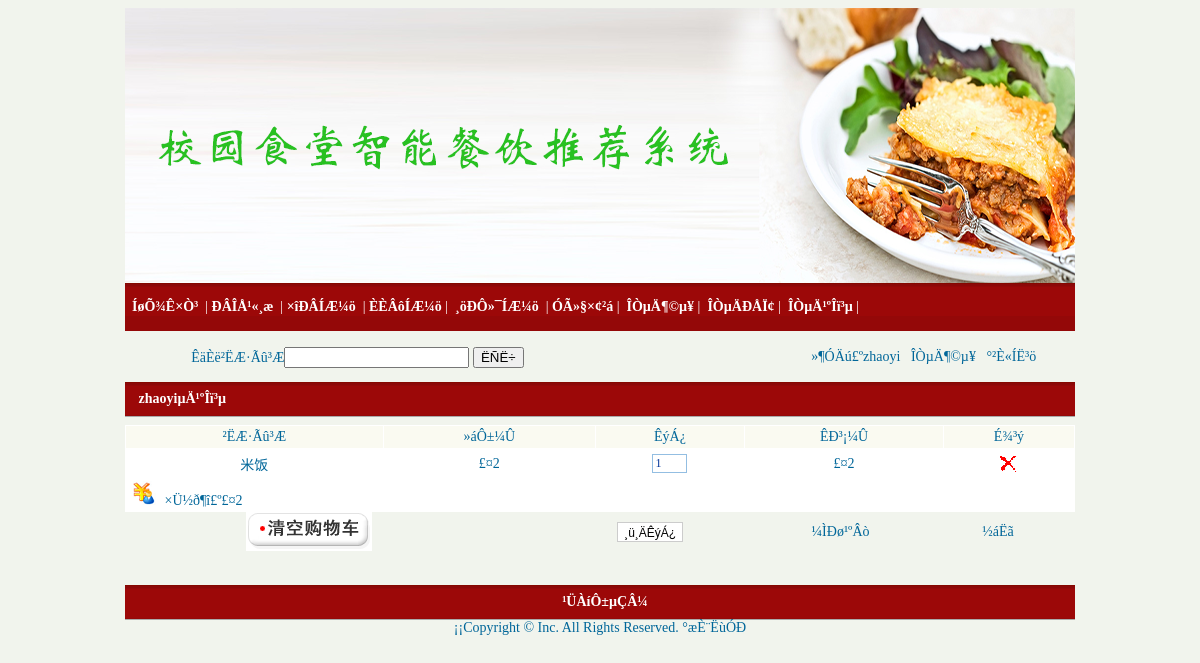
Screenshot of /cart.php?id=17 (signed in) with the database file from the repository.
### tables this page shows
CREATE TABLE `goods` (
  `id` int(4) NOT NULL AUTO_INCREMENT,
  `name` varchar(25) DEFAULT NULL COMMENT '外卖名称',
  `jianjie` mediumtext COMMENT '外卖介绍',
  `xinghao` varchar(25) DEFAULT NULL COMMENT '外卖型号',
  `tupian` varchar(200) DEFAULT NULL COMMENT '外卖图片',
  `shuliang` int(4) DEFAULT NULL COMMENT '外卖数量',
  `cishu` int(4) DEFAULT NULL COMMENT '卖出次数',
  `huiyuanjia` varchar(25) DEFAULT NULL COMMENT '会员价',
  `shichangjia` varchar(25) DEFAULT NULL COMMENT '市场价',
  `leibie` varchar(25) DEFAULT NULL COMMENT '类别',
  `addtime` timestamp NOT NULL DEFAULT CURRENT_TIMESTAMP COMMENT '添加时间',
  `hits` int(11) NOT NULL DEFAULT '1',
  PRIMARY KEY (`id`)
);

### cart.php (the view, shortened to what this page needs)
<?php
require("header.php");
   $goodstotal=0;
$array=explode("@",$_SESSION[goodslist]);
$arraygoodsnum=explode("@",$_SESSION[goodsnum]);
?>
<table width="950" border="0" cellspacing="0" cellpadding="0" align="center">
 <tr>
    <td width="950" height="34" class="menu_bar">&nbsp;<?php  echo $_SESSION[login];?>µÄ¹ºÎï³µ</td>
  </tr></table>
        <form name="form1" method="post" action="">
							 <table width="950" border="0" cellpadding="2" cellspacing="1" bgcolor="#FFFFFF" align="center" style="margin-top:8px">
					              <tr align="center" bgcolor="#FAFAF1" height="22">
					                  <td>²ËÆ·Ãû³Æ</td>
					                  <td>»áÔ±¼Û</td>
					                  <td>ÊýÁ¿</td>
					                  <td>ÊÐ³¡¼Û</td>
					                  <td>É¾³ý</td></tr>
		<?php
for($i=0;$i<count($array)-1;$i++)
 {
  $id=$array[$i];
  $num=$arraygoodsnum[$i];
 if($id!="")
				   {
   $sql=mysql_query("select * from goods where id=$id");
   $data=mysql_fetch_array($sql);
$sql1=mysql_query("select * from goods where id=$id");
 $goodstotal1=$num*$data[huiyuanjia];
$goodstotal+=$goodstotal1;
if($num=="") $num=1;?>
								  <tr align='center' bgcolor="#FFFFFF" height="22">
									  <td><?php  echo $data[name]?></td>
									  <td>£¤<?php  echo $data[huiyuanjia]?><br/></td>
									  <td> <input type="text" name="<?php  echo $data[id];?>" size="2" class="inputcss" value=<?php  echo $num;?>></td>
									  <td>£¤<?php  echo $data[shichangjia ]?></td>
									  <td><a href="?id=<?php  echo $data[id]?>&act=del"> <img src="./images/delete_01.gif" border="0"/></a></td>
								  </tr>
<?php
	}
	}
	?>
					              <tr>
					                 <td colspan="6" class="Order_goodstotal">
					                   <img hspace="5" src="./images/me03.gif"/>
									    ×Ü½ð¶î£º£¤<span id="goodstotalMoney"><?php  echo $goodstotal;?></span>
									 </td>
					              </tr>
	        				</table>
<table width="950" border="0" cellspacing="0" cellpadding="0" align="center">
			                   <tr>
			                       <td width="121">
</td>
			                       <td><a href="?qk=yes" ><img border="0" src="./images/Car_icon_01.gif"/></a></td>
								   <td >                              <input name="submit2" type="submit" style="border:#ccc 1px solid; background-color:#FFFFFF; font-size:12px; padding-top:3px;" value="¸ü¸ÄÊýÁ¿">
</td>
			                       <td>
			                       <td><a href="index.php">¼ÌÐø¹ºÂò</a></td>
			                       <td><a href="jiesuan.php">½áËã</a></td>
			                   </tr>
			               </table></form>
<?php
require("footer.php");
?>

### rows the page displays
goods: name "米饭", huiyuanjia "2", value "1", shichangjia "2"

### other values shown
$_SESSION[login] "zhaoyi"
$goodstotal "2"
